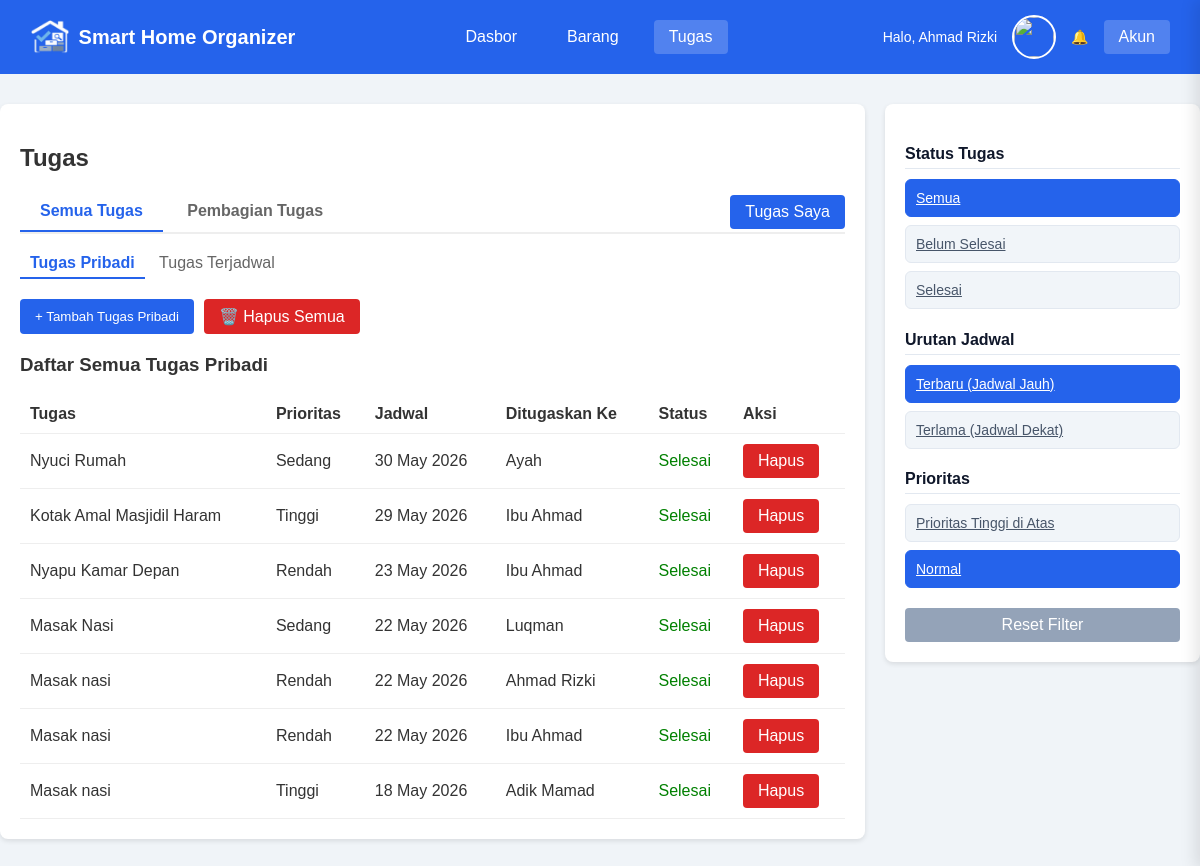
/user/tasks.php (signed in), run on the app's committed database.
### tables this page shows
CREATE TABLE `tasks` (
  `id` int NOT NULL AUTO_INCREMENT,
  `user_id` int NOT NULL,
  `nama_tugas` varchar(150) NOT NULL,
  `prioritas` enum('Rendah','Sedang','Tinggi') DEFAULT 'Sedang',
  `assigned_to` varchar(100) DEFAULT 'Belum Ditugaskan',
  `jadwal` date DEFAULT NULL,
  `status` enum('Pending','Progress','Selesai','Dibatalkan') DEFAULT 'Pending',
  `created_at` timestamp NULL DEFAULT CURRENT_TIMESTAMP,
  `approval_status` enum('Belum Selesai','Menunggu Persetujuan','Disetujui') DEFAULT 'Belum Selesai',
  `bukti_foto` varchar(255) DEFAULT NULL,
  PRIMARY KEY (`id`),
  KEY `user_id` (`user_id`),
  CONSTRAINT `tasks_ibfk_1` FOREIGN KEY (`user_id`) REFERENCES `users` (`id`) ON DELETE CASCADE
);

### user/tasks.php (the view, shortened to what this page needs)
<?php
include_once '../includes/notifications.php';
include_once '../includes/account_drawer.php';
$uid = $_SESSION['user_id'];
$view = $_GET['view'] ?? 'all';
$sort_time = $_GET['sort_time'] ?? 'newest';
$sort_prio = $_GET['sort_prio'] ?? 'off';
$filter_status = $_GET['status'] ?? 'all';
$query = "SELECT * FROM tasks WHERE user_id=$uid";
$order_clauses = [];
if ($sort_time == 'oldest') {
    $order_clauses[] = "jadwal ASC";
} else {
    $order_clauses[] = "jadwal DESC";
}
$query .= " ORDER BY " . implode(", ", $order_clauses);
$data = mysqli_query($conn, $query);
?>
<!DOCTYPE html>
<html>
<head>
    <link rel="stylesheet" href="../assets/css/style.css">
</head>
<body>
    <div class="navbar navbar-dashboard">
        <div class="navbar-brand">
            <img src="../assets/image/logo.png" alt="Logo" class="logo-img">
            <a href="dashboardd.php">Smart Home Organizer</a>
        </div>
        <div class="navbar-menu">
            <a href="dashboardd.php">Dasbor</a>
            <a href="items.php">Barang</a>
            <a href="tasks.php" class="active">Tugas</a>
        </div>
        <div class="navbar-user">
            <span>Halo, <?= $_SESSION['nama']; ?></span>
            <img src="../assets/image/users/<?= $_SESSION['foto'] ?? 'default.png'; ?>" class="profile-pic">
            <a href="javascript:void(0)" onclick="openAccountDrawer()">Akun</a>
        </div>
    </div>
    <div class="container-wide">
        <div class="admin-main-content">
            <h2>Tugas</h2>
            <div class="nav-tabs flex" style="justify-content: space-between; align-items: center;">
                <div>
                    <a href="tasks.php" class="nav-tab active">Semua Tugas</a>
                    <a href="tasks_anggota.php" class="nav-tab">Pembagian Tugas</a>
                </div>
                <a href="?view=saya" class="btn btn-primary <?= $view == 'saya' ? 'bg-green-success' : '' ?>">Tugas Saya</a>
            </div>
            <div class="sub-tabs">
                <a href="tasks.php" class="sub-tab active">Tugas Pribadi</a>
                <a href="tasks_jadwal.php" class="sub-tab">Tugas Terjadwal</a>
            </div>
            <?php if ($view != 'saya'): ?>
                <div class="flex gap-10 mb-20">
                    <button id="btn-form-tambah" class="btn btn-primary" onclick="toggleForm('form-tambah')">+ Tambah Tugas Pribadi</button>
                    <a href="?hapus_semua=1" class="btn btn-danger" onclick="return confirm('Apakah Anda yakin ingin menghapus SEMUA tugas pribadi?')">🗑️ Hapus Semua</a>
                </div>
            <?php else: ?>
                <div class="mb-20">
                    <a href="tasks.php" class="btn btn-secondary">← Kembali ke Semua Tugas</a>
                </div>
            <?php endif; ?>
            <h3><?= $view == 'saya' ? 'Daftar Tugas Saya' : 'Daftar Semua Tugas Pribadi'; ?></h3>
            <table>
                <thead>
                    <tr>
                        <th>Tugas</th>
                        <th>Prioritas</th>
                        <th>Jadwal</th>
                        <th>Ditugaskan Ke</th>
                        <th>Status</th>
                        <th>Aksi</th>
                    </tr>
                </thead>
                <tbody>
                    <?php while ($row = mysqli_fetch_assoc($data)): ?>
                        <?php
                            $status = $row['status'];
                            $approval = $row['approval_status'];
                        ?>
                        <tr>
                            <td><?= $row['nama_tugas']; ?></td>
                            <td><?= $row['prioritas']; ?></td>
                            <td><?= date('d M Y', strtotime($row['jadwal'])); ?></td>
                            <td><?= $row['assigned_to']; ?></td>
                            <td>
                                <?php if ($approval == 'Menunggu Persetujuan'): ?>
                                    <span class="text-orange">⏳ Menunggu Konfirmasi</span>
                                <?php else: ?>
                                    <span class="<?= $status == 'Selesai' ? 'text-green' : 'text-red'; ?>">
                                        <?= $status; ?>
                                    </span>
                                <?php endif; ?>
                            </td>
                            <td>
                                <a href="?hapus=<?= $row['id']; ?>&view=<?= $view ?>&status=<?= $filter_status ?>&sort_time=<?= $sort_time ?>&sort_prio=<?= $sort_prio ?>" class="btn btn-danger">Hapus</a>
                            </td>
                        </tr>
                    <?php endwhile; ?>
                </tbody>
            </table>
        </div>
        <div class="admin-sidebar">
            <div class="filter-group">
                <h4>Status Tugas</h4>
                <div class="filter-btn-group">
                    <a href="?view=<?= $view ?>&status=all&sort_time=<?= $sort_time ?>&sort_prio=<?= $sort_prio ?>" class="btn-filter <?= $filter_status == 'all' ? 'active' : '' ?>">Semua</a>
                    <a href="?view=<?= $view ?>&status=pending&sort_time=<?= $sort_time ?>&sort_prio=<?= $sort_prio ?>" class="btn-filter <?= $filter_status == 'pending' ? 'active' : '' ?>">Belum Selesai</a>
                    <a href="?view=<?= $view ?>&status=selesai&sort_time=<?= $sort_time ?>&sort_prio=<?= $sort_prio ?>" class="btn-filter <?= $filter_status == 'selesai' ? 'active' : '' ?>">Selesai</a>
                </div>
            </div>
            <div class="filter-group">
                <h4>Urutan Jadwal</h4>
                <div class="filter-btn-group">
                    <a href="?view=<?= $view ?>&status=<?= $filter_status ?>&sort_time=newest&sort_prio=<?= $sort_prio ?>" class="btn-filter <?= $sort_time == 'newest' ? 'active' : '' ?>">Terbaru (Jadwal Jauh)</a>
                    <a href="?view=<?= $view ?>&status=<?= $filter_status ?>&sort_time=oldest&sort_prio=<?= $sort_prio ?>" class="btn-filter <?= $sort_time == 'oldest' ? 'active' : '' ?>">Terlama (Jadwal Dekat)</a>
                </div>
            </div>
            <div class="filter-group">
                <h4>Prioritas</h4>
                <div class="filter-btn-group">
                    <a href="?view=<?= $view ?>&status=<?= $filter_status ?>&sort_time=<?= $sort_time ?>&sort_prio=on" class="btn-filter <?= $sort_prio == 'on' ? 'active' : '' ?>">Prioritas Tinggi di Atas</a>
                    <a href="?view=<?= $view ?>&status=<?= $filter_status ?>&sort_time=<?= $sort_time ?>&sort_prio=off" class="btn-filter <?= $sort_prio == 'off' ? 'active' : '' ?>">Normal</a>
                </div>
            </div>
            <a href="tasks.php?view=<?= $view ?>" class="btn btn-secondary w-100 text-center">Reset Filter</a>
        </div>
    </div>
</body>
</html>

### assets/css/style.css (style rules this page uses)
body { font-family: sans-serif; background: #f0f4f8; margin: 0; color: #333; }
.navbar { background: #2563eb; padding: 15px 30px; display: flex; align-items: center; justify-content: space-between; color: white; position: sticky; top: 0; z-index: 1000; transition: all 0.3s ease; }
.navbar-brand { display: flex; align-items: center; gap: 10px; font-size: 20px; font-weight: bold; }
.navbar-brand a { color: white; text-decoration: none; }
.logo-img { height: 35px !important; width: auto !important; object-fit: contain; }
.navbar-menu { display: flex; gap: 20px; align-items: center; }
.navbar-menu a { color: white; text-decoration: none; padding: 8px 15px; border-radius: 4px; transition: background 0.3s; }
.navbar-menu a:hover, .navbar-menu a.active { background: rgba(255, 255, 255, 0.2); }
.navbar-user { display: flex; align-items: center; gap: 15px; }
.navbar-user span { font-size: 14px; }
.navbar-user a { color: white; text-decoration: none; background: rgba(255, 255, 255, 0.2); padding: 8px 15px; border-radius: 4px; }
.profile-pic { width: 40px; height: 40px; border-radius: 50%; object-fit: cover; border: 2px solid white; }
.btn { padding: 8px 15px; border: none; cursor: pointer; border-radius: 4px; text-decoration: none; display: inline-block; box-sizing: border-box; }
.btn-primary { background: #2563eb; color: white; }
.btn-danger { background: #dc2626; color: white; }
.btn-secondary { background: #94a3b8; color: white; }
table { width: 100%; border-collapse: collapse; margin-top: 15px; }
th, td { padding: 10px; border-bottom: 1px solid #eee; text-align: left; }
.text-center { text-align: center; }
.nav-tabs { border-bottom: 2px solid #eee; margin-bottom: 15px; }
.nav-tab { padding: 10px 20px; text-decoration: none; color: #666; font-weight: bold; display: inline-block; }
.nav-tab.active { color: #2563eb; border-bottom: 2px solid #2563eb; }
.sub-tabs { margin-bottom: 20px; }
.sub-tab { padding: 5px 10px; text-decoration: none; color: #666; display: inline-block; }
.sub-tab.active { color: #2563eb; font-weight: bold; border-bottom: 2px solid #2563eb; }
.text-green { color: green; }
.mb-20 { margin-bottom: 20px; }
.w-100 { width: 100%; display: block; }
.flex { display: flex; }
.gap-10 { gap: 10px; }
.container-wide { max-width: 1200px; margin: 30px auto; display: flex; gap: 20px; align-items: flex-start; }
.admin-main-content { flex: 3; background: white; padding: 20px; border-radius: 8px; box-shadow: 0 2px 5px rgba(0, 0, 0, 0.1); }
.admin-sidebar { flex: 1; background: white; padding: 20px; border-radius: 8px; box-shadow: 0 2px 5px rgba(0, 0, 0, 0.1); position: sticky; top: 20px; }
.filter-group { margin-bottom: 20px; }
.filter-group h4 { margin-bottom: 10px; font-size: 16px; color: #0f172a; border-bottom: 1px solid #e2e8f0; padding-bottom: 5px; }
.filter-btn-group { display: flex; flex-direction: column; gap: 8px; }
.btn-filter { text-align: left; background: #f1f5f9; color: #475569; border: 1px solid #e2e8f0; padding: 10px; border-radius: 6px; font-size: 14px; transition: all 0.2s; }
.btn-filter.active { background: #2563eb; color: white; border-color: #2563eb; }

### data on the page
tasks: nama_tugas "Nyuci Rumah", prioritas "Sedang", jadwal "30 May 2026", assigned_to "Ayah", status "Selesai"
tasks: nama_tugas "Kotak Amal Masjidil Haram", prioritas "Tinggi", jadwal "29 May 2026", assigned_to "Ibu Ahmad", status "Selesai"
tasks: nama_tugas "Nyapu Kamar Depan", prioritas "Rendah", jadwal "23 May 2026", assigned_to "Ibu Ahmad", status "Selesai"
tasks: nama_tugas "Masak Nasi", prioritas "Sedang", jadwal "22 May 2026", assigned_to "Luqman", status "Selesai"
tasks: nama_tugas "Masak nasi", prioritas "Rendah", jadwal "22 May 2026", assigned_to "Ahmad Rizki", status "Selesai"
tasks: nama_tugas "Masak nasi", prioritas "Rendah", jadwal "22 May 2026", assigned_to "Ibu Ahmad", status "Selesai"
tasks: nama_tugas "Masak nasi", prioritas "Tinggi", jadwal "18 May 2026", assigned_to "Adik Mamad", status "Selesai"

### other printed values
$_SESSION['nama'] "Ahmad Rizki"
